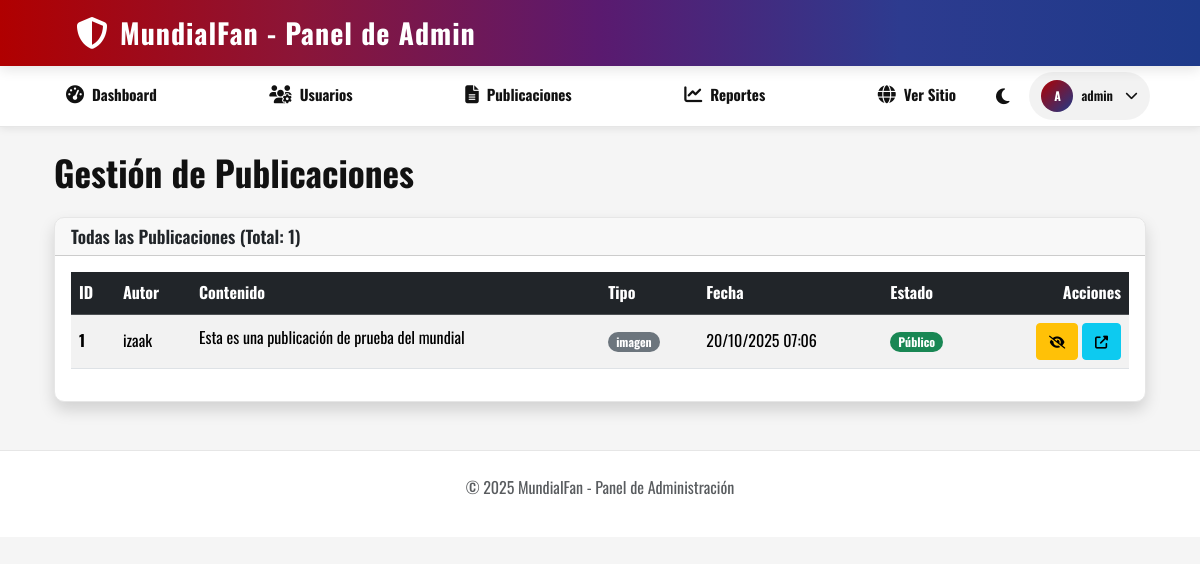
The app's page /admin/publicaciones (signed in) with its own data.
### tables this page shows
CREATE TABLE publicaciones (
    idPublicacion INT PRIMARY KEY AUTO_INCREMENT,
    idUsuario INT NOT NULL,
    texto VARCHAR(500),
    tipoContenido VARCHAR(10),
    rutamulti VARCHAR(255),
    likes INT DEFAULT 0,
    estado ENUM('publico', 'privado', 'bloqueado') DEFAULT 'publico',
    postdate TIMESTAMP DEFAULT CURRENT_TIMESTAMP,
    FOREIGN KEY (idUsuario) REFERENCES users(idUsuario) ON DELETE CASCADE
);

CREATE TABLE users (
    idUsuario INT PRIMARY KEY AUTO_INCREMENT,
    Nombre VARCHAR(100) NOT NULL,
    email VARCHAR(100) UNIQUE NOT NULL,
    username VARCHAR(50) UNIQUE NOT NULL,
    contrasena VARCHAR(255) NOT NULL,
    rol ENUM('usuario', 'admin') DEFAULT 'usuario',
    fechaNacimiento DATE,
    genero VARCHAR(20),
    ciudad VARCHAR(100),
    pais VARCHAR(100),
    fotoPerfil VARCHAR(255),
    biografia TEXT,
    estado ENUM('activo', 'inactivo', 'suspendido') DEFAULT 'activo',
    fechaRegistro TIMESTAMP DEFAULT CURRENT_TIMESTAMP,
    ultimaActividad TIMESTAMP DEFAULT CURRENT_TIMESTAMP ON UPDATE CURRENT_TIMESTAMP
);

### Core/functions.php (called while the page is built, shortened)
<?php
function base_path($path): string
{
    return BASE_PATH . $path;
}
function view($path, $attributes = [])
{
    extract($attributes);
    require base_path('front/') . $path;
}

### Controles/Api/AdminController.php (called while the page is built, shortened)
<?php
class AdminController
{
    protected $publicacionModel;
    public function __construct()
    {
        $this->publicacionModel = new Publicacion();
    }
  public function posts()
    {
        $page = (int)($_GET['page'] ?? 1);
        $limit = 25;
        $offset = ($page - 1) * $limit;
        $publicaciones = $this->publicacionModel->allForAdmin($limit, $offset);
        $total = $this->publicacionModel->countAll();
        $pages = ceil($total / $limit);
        return view('admin/publicaciones.php', [
            'publicaciones' => $publicaciones,
            'currentPage' => $page,
            'totalPages' => $pages,
            'total' => $total
        ]);
    }
}

### public/index.php (called while the page is built, shortened)
<?php
require BASE_PATH.'Core/functions.php';
spl_autoload_register(function ($class) {
    $class = str_replace('\\', DIRECTORY_SEPARATOR, $class);
});
require base_path('bootstrap.php');
$router = new \Core\Router();
$uri = parse_url($_SERVER['REQUEST_URI'])['path'];
$method = $_POST['_method'] ?? $_SERVER['REQUEST_METHOD'];
$router->route($uri, $method);

### Core/App.php (called while the page is built, shortened)
<?php
class App
{
    protected static $container;
    public static function setContainer($container)
    {
        static::$container = $container;
    }
    public static function container()
    {
        return static::$container;
    }
    public static function resolve($key)
    {
        return static::container()->resolve($key);
    }
}

### Core/Container.php (called while the page is built, shortened)
<?php
class Container
{
    protected $bindings = [];
    public function bind($key, $resolver)
    {
        $this->bindings[$key] = $resolver;
    }
    public function resolve($key)
    {
        $resolver = $this->bindings[$key];
        return call_user_func($resolver);
    }
}

### config.php (called while the page is built)
<?php
$url = getenv('MYSQL_URL') ?: getenv('DATABASE_URL');
if ($url === false) {
    return [
        'database' => [
            'host' => 'localhost',
            'port' => 3306,
            'user' => 'root',
            'password' => 'root',
            'dbname' => 'railway',
            'charset' => 'utf8mb4'
        ]
    ];
}
$parts = parse_url($url);
return [
    'database' => [
        'host' => $parts['host'],
        'port' => $parts['port'] ?? 3306,
        'user' => $parts['user'],
        'password' => $parts['pass'],
        'dbname' => ltrim($parts['path'], '/'),
        'charset' => 'utf8mb4'
    ]
];

### bootstrap.php (called while the page is built, shortened)
<?php
$container = new Container();
$container->bind('Core\Database', function () {
    $config = require base_path('config.php');
    return new Database($config['database'],$config['database']['user'],$config['database']['password']);
});

### Core/Database.php (called while the page is built, shortened)
<?php
class Database
{
    public $connection;
    public $statement;
    public function __construct($config, $username = 'root', $password = '')
    {
        $dsn = 'mysql:' . http_build_query($config, '', ';');
        $this->connection = new PDO($dsn, $username, $password, [
            PDO::ATTR_DEFAULT_FETCH_MODE => PDO::FETCH_ASSOC
        ]);
    }
 public function query($query, $params = [])
    {
        $this->statement = $this->connection->prepare($query);
        if (!empty($params)) {
            $i = 1;
            foreach ($params as $value) {
                $type = PDO::PARAM_STR;
                if (is_int($value)) {
                    $type = PDO::PARAM_INT;
                }
                $this->statement->bindValue($i, $value, $type);
                $i++;
            }
        }
        $this->statement->execute();
        return $this;
    }
    public function get()
    {
        return $this->statement->fetchAll();
    }
    public function find()
    {
        return $this->statement->fetch();
    }
}

### Controles/Models/Publicacion.php (called while the page is built, shortened)
<?php
class Publicacion
{
    protected $db;
    public function __construct()
    {
        $this->db = App::resolve('Core\Database');
    }
    public function allForAdmin($limit = 10, $offset = 0)
    {
        $limit = (int) $limit;
        $offset = (int) $offset;
        return $this->db->query(
            'SELECT p.*, u.Nombre, u.username
             FROM publicaciones p
             JOIN users u ON p.idUsuario = u.idUsuario
             ORDER BY p.postdate DESC
             LIMIT ? OFFSET ?',
            [$limit, $offset]
        )->get();
    }
    public function countAll()
    {
        return $this->db->query(
            'SELECT COUNT(*) as count FROM publicaciones'
        )->find()['count'];
    }
}

### front/admin/publicaciones.php (the view, shortened to what this page needs)
<?php require 'partials/header.php'; ?>
<div class="container-fluid">
    <h2 class="mb-4">Gestión de Publicaciones</h2>
    <div class="card shadow">
        <div class="card-header">
            <h5 class="mb-0">Todas las Publicaciones (Total: <?= $total ?>)</h5>
        </div>
        <div class="card-body">
            <div class="table-responsive">
                <table class="table table-striped table-hover align-middle">
                    <thead class="table-dark">
                        <tr>
                            <th>ID</th>
                            <th>Autor</th>
                            <th>Contenido</th>
                            <th>Tipo</th>
                            <th>Fecha</th>
                            <th>Estado</th>
                            <th class="text-end">Acciones</th>
                        </tr>
                    </thead>
                    <tbody>
                        <?php foreach ($publicaciones as $post): ?>
                            <tr>
                                <td><strong><?= $post['idPublicacion'] ?></strong></td>
                                <td><?= htmlspecialchars($post['username'] ?? 'Usuario eliminado') ?></td>
                                <td style="max-width: 300px;">
                                    <span class="d-inline-block text-truncate" style="max-width: 300px;" title="<?= htmlspecialchars($post['texto']) ?>">
                                        <?= htmlspecialchars($post['texto']) ?>
                                    </span>
                                </td>
                                <td>
                                    <?php if($post['tipoContenido']): ?>
                                        <span class="badge bg-secondary"><?= htmlspecialchars($post['tipoContenido']) ?></span>
                                    <?php else: ?>
                                        <span class="badge bg-light text-dark">Texto</span>
                                    <?php endif; ?>
                                </td>
                                <td><?= date('d/m/Y H:i', strtotime($post['postdate'])) ?></td>
                                <td>
                                    <?php if ($post['estado'] === 'publico'): ?>
                                        <span class="badge bg-success">Público</span>
                                    <?php else: ?>
                                        <span class="badge bg-danger"><?= htmlspecialchars($post['estado']) ?></span>
                                    <?php endif; ?>
                                </td>
                                <td class="text-end">
                                    <?php if ($post['estado'] === 'publico'): ?>
                                        <form action="/admin/publicaciones/<?= $post['idPublicacion'] ?>/ocultar" method="POST" class="d-inline">
                                            <button type="submit" class="btn btn-warning btn-sm" title="Ocultar publicación">
                                                <i class="fas fa-eye-slash"></i>
                                            </button>
                                        </form>
                                    <?php endif; ?>
                                   <a href="/Post/<?= $post['idPublicacion'] ?>" class="btn btn-info btn-sm" title="Ver" target="_blank">
    <i class="fas fa-external-link-alt"></i>
</a>
                                </td>
                            </tr>
                        <?php endforeach; ?>
                    </tbody>
                </table>
            </div>
            </div>
    </div>
</div>
<?php require 'partials/footer.php'; ?>

### Core/Router.php (shortened to what this page needs)
<?php
class Router
{
    protected $routes = [];
    public function add($method, $uri, $controles)
    {
        $this->routes[] = [
            'uri' => $uri,
            'controles' => $controles,
            'method' => $method,
            'middleware' => null
        ];
        return $this;
    }
    public function only($key)
    {
        $this->routes[array_key_last($this->routes)]['middleware'] = $key;
        return $this;
    }
public function route($uri, $method)
    {
        foreach ($this->routes as $route) {
            if ($route['method'] !== strtoupper($method)) {
                continue;
            }
            $regexUri = preg_replace('/\{([a-zA-Z0-9_]+)\}/', '(?P<$1>[^/]+)', $route['uri']);
            $regexPattern = '~^' . $regexUri . '$~';
            if (preg_match($regexPattern, $uri, $matches)) {
                $params = [];
                if (str_contains($route['controles'], '@')) {
                    [$controllerPath, $methodName] = explode('@', $route['controles']);
                    $controller = new $controllerClass;
                    return $controller->$methodName($params);
                } else {
                    return require base_path($route['controles']);
                }
            }
        }
    }
}

### public/css/styles.css (style rules this page uses)
.mb-0 { margin-bottom: 0; }
.mb-4 { margin-bottom: var(--spacing-xl); }
.shadow { box-shadow: var(--shadow-md); }
.badge { display: inline-block; padding: var(--spacing-xs) var(--spacing-sm); border-radius: var(--radius-full); font-size: var(--text-xs); font-weight: var(--font-weight-bold); }

### public/css/base/variables.css (style rules this page uses)
:root { --bg: #f5f5f5; --text: #111; --nav: #ffffff; --surface: #ffffff; --card: #ffffff; --border: #e6e6e6; --hero-overlay: rgba(0, 0, 0, 0.35); --btn: #b00000; --btn-hover: #d21919; --secondary-btn: #FF9900; --secondary-btn-hover: #F29200; --gradient-primary: linear-gradient(90deg, #b00000 0%, #8b1538 25%, #5a1a6f 50%, #2d3b8f 75%, #1e3a8a 100%); --gradient-secondary: linear-gradient(135deg, #667eea 0%, #764ba2 100%); --gradient-user: linear-gradient(135deg, #b00000 0%, #1e3a8a 100%); --primary-red: #b00000; --primary-blue: #1e3a8a; --spacing-xs: 4px; --spacing-sm: 8px; --spacing-md: 12px; --spacing-lg: 16px; --spacing-xl: 20px; --spacing-2xl: 24px; --spacing-3xl: 32px; --spacing-4xl: 48px; --radius-sm: 4px; --radius-md: 6px; --radius-lg: 8px; --radius-xl: 10px; --radius-2xl: 12px; --radius-full: 999px; --shadow-sm: 0 2px 5px rgba(0, 0, 0, 0.05); --shadow-md: 0 2px 8px rgba(0, 0, 0, 0.08); --shadow-lg: 0 4px 12px rgba(0, 0, 0, 0.1); --shadow-xl: 0 10px 40px rgba(0, 0, 0, 0.2); --transition-fast: 0.2s ease; --transition-normal: 0.3s ease; --transition-slow: 0.5s ease; --font-family: 'Oswald', Arial, Helvetica, sans-serif; --font-weight-normal: 400; --font-weight-semibold: 600; --font-weight-bold: 700; --text-xs: 12px; --text-sm: 13px; --text-base: 14px; --text-lg: 16px; --text-xl: 18px; --text-2xl: 20px; --text-3xl: 24px; --text-4xl: 28px; }

### public/css/components/buttons.css (style rules this page uses)
button { font-family: var(--font-family); cursor: pointer; transition: all var(--transition-normal); border: none; border-radius: var(--radius-md); font-weight: var(--font-weight-semibold); }
.btn-sm { padding: var(--spacing-sm) var(--spacing-md); font-size: var(--text-sm); }

### public/css/components/cards.css (style rules this page uses)
.card { background: var(--card); border: 1px solid var(--border); border-radius: var(--radius-xl); overflow: hidden; transition: all var(--transition-normal); box-shadow: var(--shadow-sm); }

### records on screen
publicaciones: idPublicacion "1", idUsuario.username "izaak", texto "Esta es una publicación de prueba del mundial", tipoContenido "imagen", postdate "20/10/2025 07:06", estado "Público"

### other values on screen
$total "1"
